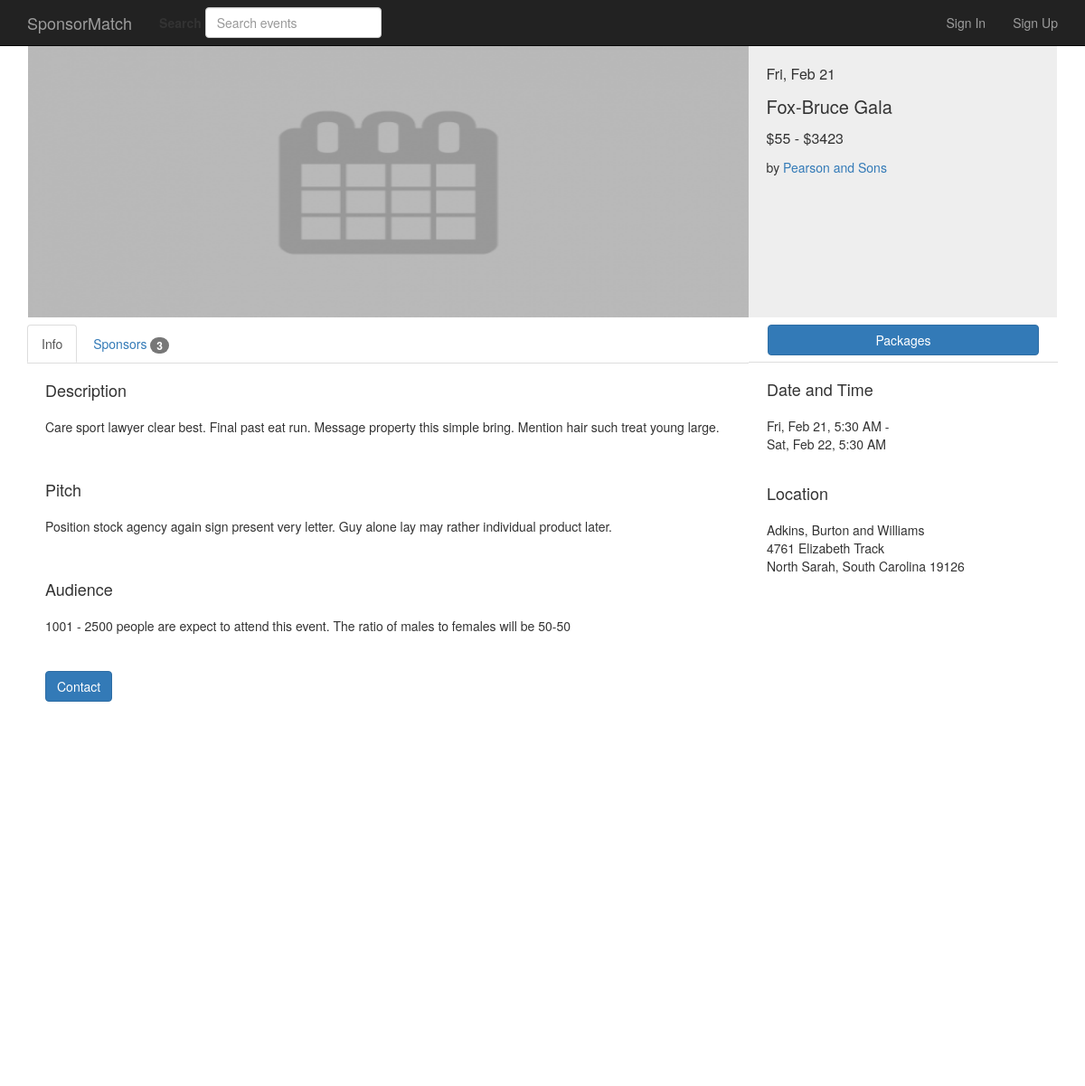
The page /events/1 on the database its author committed.
### app/models.py (models this page shows, shortened)
class SearchableMixin:
    """Mixin class that extends the functionality of a model to be able
    to perform searches and updates on Elasticsearch.
    """

class Event(SearchableMixin, db.Model):
    __tablename__ = "events"
    __searchable__ = ["title"]
    __doctype__ = "event"
    id = db.Column(db.Integer, primary_key=True)
    title = db.Column(db.String(64), nullable=False)
    start_datetime = db.Column(db.DateTime, index=True, nullable=True)
    end_datetime = db.Column(db.DateTime, index=True, nullable=True)
    attendees = db.Column(db.String(64), nullable=True)
    male_to_female = db.Column(db.String(64), nullable=True)
    description = db.Column(db.Text, nullable=True)
    pitch = db.Column(db.Text, nullable=True)
    created_at = db.Column(db.DateTime, default=datetime.utcnow, nullable=False)
    published = db.Column(db.Boolean, default=False, nullable=False)
    user_id = db.Column(db.Integer, db.ForeignKey("users.id"), nullable=False)
    venue_id = db.Column(db.Integer, db.ForeignKey("venues.id"), nullable=False)
    event_type_id = db.Column(
        db.Integer, db.ForeignKey("event_types.id"), nullable=False
    )
    event_category_id = db.Column(
        db.Integer, db.ForeignKey("event_categories.id"), nullable=False
    )
    images = db.relationship(
        "Image", backref="event", lazy="dynamic", cascade="all, delete-orphan"
    )
    packages = db.relationship(
        "Package", backref="event", lazy="dynamic", cascade="all, delete-orphan"
    )
    video = db.relationship(
        "Video", backref="event", lazy=True, uselist=False, cascade="all, delete-orphan"
    )
    sponsorships = db.relationship(
        "Sponsorship", back_populates="event", cascade="all, delete-orphan"
    )
    @hybrid_method
    def is_ongoing(self):
        return self.published and self.end_datetime > datetime.now()
    @hybrid_method
    def has_ended(self):
        return self.published and self.end_datetime <= datetime.now()
    def start_date(self, string_format=None):
        if string_format:
            return self.start_datetime.strftime(string_format)
        else:
            return self.start_datetime.date()
    def end_date(self, string_format=None):
        if string_format:
            return self.end_datetime.strftime(string_format)
        else:
            return self.end_datetime.date()
    def start_time(self, string_format=None):
        if string_format:
            return self.start_datetime.strftime(string_format)
        else:
            return self.start_datetime.time()
    def end_time(self, string_format=None):
        if string_format:
            return self.end_datetime.strftime(string_format)
        else:
            return self.end_datetime.time()
    def price_range(self):
        low = self.packages[0].price
        high = self.packages[0].price
        for package in self.packages:
            if package.price > high:
                high = package.price
            elif package.price < low:
                low = package.price
        return "$" + str(math.floor(low)) + " - " + "$" + str(math.ceil(high))
    @property
    def main_image(self):
        filepath = None
        image_type = ImageType.query.filter_by(name="Main Event Image").first()
        image = self.images.filter_by(image_type=image_type).first()
        if image is not None:
            image_dir = image.path.split("/")[6:]
            filepath = "/".join(image_dir)
        return filepath
    @property
    def misc_images(self):
        filepaths = []
        image_type = ImageType.query.filter_by(name="Misc").first()
        images = self.images.filter_by(image_type=image_type).all()
        for image in images:
            image_dir = image.path.split("/")[6:]
            filepath = "/".join(image_dir)
            filepaths.append(filepath)
        return filepaths
    def num_sponsors(self):
        sponsors = set()
        for sponsorship in self.sponsorships:
            if not sponsorship.is_pending():
                sponsors.add(sponsorship.sponsor)
        return len(sponsors)

class Package(db.Model):
    __tablename__ = "packages"
    id = db.Column(db.Integer, primary_key=True)
    name = db.Column(db.String(64), nullable=False)
    price = db.Column(db.Numeric(4, 2), nullable=False)
    audience = db.Column(db.String(64), nullable=False)
    description = db.Column(db.Text, nullable=True)
    num_purchased = db.Column(db.Integer, default=0, nullable=False)
    available_packages = db.Column(db.Integer, nullable=False)
    package_type = db.Column(db.String(64), nullable=False)
    event_id = db.Column(db.Integer, db.ForeignKey("events.id"), nullable=False)
    sponsorships = db.relationship("Sponsorship", back_populates="package")
    def is_sold_out(self):
        return self.num_purchased == self.available_packages
    def num_for_sale(self):
        return self.available_packages - self.num_purchased

class User(UserMixin, db.Model):
    __tablename__ = "users"
    id = db.Column(db.Integer, primary_key=True)
    first_name = db.Column(db.String(64), nullable=False)
    last_name = db.Column(db.String(64), nullable=False)
    company = db.Column(db.String(64), index=True, unique=True, nullable=False)
    email = db.Column(db.String(64), unique=True, index=True, nullable=False)
    password_hash = db.Column(db.String(128), nullable=False)
    has_paid = db.Column(db.Boolean, default=False, nullable=False)
    member_since = db.Column(db.DateTime, default=datetime.utcnow, nullable=False)
    job_title = db.Column(db.String(64), nullable=True)
    website = db.Column(db.String(64), unique=True, nullable=True)
    about = db.Column(db.Text(), nullable=True)
    profile_photo_path = db.Column(db.Text(), unique=True, nullable=True)
    events = db.relationship(
        "Event", backref="user", lazy="dynamic", cascade="all, delete-orphan"
    )
    saved_events = db.relationship(
        "Event",
        secondary=saved_events,
        backref=db.backref("users", lazy="dynamic"),
        lazy="dynamic",
    )
    sponsorships = db.relationship(
        "Sponsorship", back_populates="sponsor", cascade="all, delete-orphan"
    )
    role_id = db.Column(db.Integer, db.ForeignKey("roles.id"), nullable=False)
    @property
    def password(self):
        raise AttributeError("password is not a readable attribute")

class Sponsorship(db.Model):
    __tablename__ = "sponsorships"
    event_id = db.Column(db.Integer, db.ForeignKey("events.id"), primary_key=True)
    sponsor_id = db.Column(db.Integer, db.ForeignKey("users.id"), primary_key=True)
    package_id = db.Column(db.Integer, db.ForeignKey("packages.id"), primary_key=True)
    timestamp = db.Column(db.DateTime, nullable=True)
    confirmation_code = db.Column(db.String(64), nullable=True)
    event = db.relationship("Event", back_populates="sponsorships")
    sponsor = db.relationship("User", back_populates="sponsorships")
    package = db.relationship("Package", back_populates="sponsorships")
    @hybrid_method
    def is_pending(self):
        return self.timestamp is None and self.confirmation_code is None

class Venue(db.Model):
    __tablename__ = "venues"
    id = db.Column(db.Integer, primary_key=True)
    name = db.Column(db.String(64), nullable=False)
    address = db.Column(db.String(64), unique=True, index=True, nullable=False)
    city = db.Column(db.String(64), nullable=False)
    state = db.Column(db.String(64), nullable=False)
    zip_code = db.Column(db.String(10), nullable=False)
    events = db.relationship("Event", backref="venue", lazy="dynamic")

### app/main/views.py (the view, shortened to what this page needs)
@main.route("/events/<int:id>", methods=["GET", "POST"])
def event(id):
    other_media = {}
    date_format = "%m/%d/%Y"
    time_format = "%I:%M %p"
    form = ContactForm()
    event = Event.query.get_or_404(id)
    venue = event.venue
    organizer = event.user
    image_path = event.main_image
    other_media["video"] = event.video
    other_media["misc_image_paths"] = event.misc_images
    packages = event.packages.all()
    return render_template(
        "main/events/event.html",
        event=event,
        venue=venue,
        organizer=organizer,
        packages=packages,
        form=form,
        date_format=date_format,
        image_path=image_path,
        time_format=time_format,
        other_media=other_media,
    )

### app/main/forms.py
class SearchForm(FlaskForm):
    query = StringField(
        "Search",
        validators=[DataRequired()],
        render_kw={"placeholder": "Search events"},
    )
    def __init__(self, *args, **kwargs):
        if "formdata" not in kwargs:
            kwargs["formdata"] = request.args
        if "csrf_enabled" not in kwargs:
            kwargs["csrf_enabled"] = False
        super(SearchForm, self).__init__(*args, **kwargs)

class ContactForm(FlaskForm):
    name = StringField("Your Name", validators=[DataRequired(), Length(1, 64)])
    email = StringField(
        "Email Address", validators=[DataRequired(), Length(1, 64), Email()]
    )
    subject = StringField("Subject", validators=[DataRequired(), Length(1, 64)])
    message = TextAreaField(
        "Message",
        validators=[DataRequired()],
        render_kw={"class": "form-control", "rows": 6},
    )
    submit = SubmitField("Send")

### app/auth/views.py (called while the page is built, shortened)
@auth.before_app_request
def before_request():
    g.search_form = SearchForm()

### app/main/__init__.py (called while the page is built)
@main.app_context_processor
def inject_permissions():
    return dict(
        Permission=Permission,
        EventStatus=EventStatus,
        SponsorshipStatus=SponsorshipStatus,
    )

### app/models.py (called while the page is built)
    def can(self, permissions):
        return False

    def is_administrator(self):
        return False

### app/templates/main/events/event.html (shortened to what this page needs)
{% extends "base.html" %}
{% import "bootstrap/wtf.html" as wtf %}
{% import "_macros.html" as macros %}
{% block page_content %}
<div class="container">
	<div id="{{ event.id }}" class="event-page-header">
		<div class="event-page-sidebar-top">
			<nav class="nav nav-stacked">
				<p class="event-datetime">{{ event.start_date("%a, %b %-d") }}</p>
				{% if event.is_ongoing() %}
					<p class="event-title">{{ event.title }}</p>
				{% else %}
					<p class="event-title">{{ event.title }} (Event Ended)</p>
				{% endif %}
				<p class="price-range">{{ event.price_range() }}</p>
				<p class="event-organizer">by <a href="{{ url_for('main.user_profile', company=organizer.company) }}">{{ organizer.company }}</a></p>
			</nav>
		</div>
		<div class="main-event-image">
			{% if image_path %}
				<img src="{{ url_for('static', filename=image_path) }}">
			{% else %}
				<img src="{{ url_for('static', filename='images/default_event_image.png') }}">
			{% endif %}
		</div>
	</div>
	<div class="event-tabs">
		<ul id="scrollTo" class="nav nav-tabs">
			<li id="info" class="active" role="presentation"><a>Info</a></li>
			<li id="sponsors" role="presentation"><a>Sponsors <span class="badge">{{ event.num_sponsors() }}</span></a></li>
		</ul>
		<div id="btnSidebar">
			<button id="packageBtn" type="button" class="btn btn-primary" data-toggle="modal" data-target="#packageModal">
		  		Packages
			</button>
		</div>
	</div>
	<div class="event-page-body">
		<div class="event-page-sidebar-bottom">
			<nav class="nav nav-stacked">
				<div class="event-datetime">
					<h4>Date and Time</h4>
					<p>{{ event.start_date("%a, %b %-d") }}, {{ event.start_time("%-I:%M %p") }} - </p>
					<p>{{ event.end_date("%a, %b %-d") }}, {{ event.end_time("%-I:%M %p") }}</p>
				</div>
				<div class="event-location">
					<h4>Location</h4>
					<p>{{ venue.name }}</p>
					<p>{{ venue.address }}</p>
					<p>{{ venue.city }}, {{ venue.state }} {{ venue.zip_code }}</p>
				</div>
			</nav>
		</div>
		<div class="event-page-content">
			{% include "_event_page_content.html" %}
		</div>
	</div>
</div>
{% endblock %}

### app/templates/_event_page_content.html (shortened to what this page needs)
<div class="event-description">
	<h4>Description</h4>
	<p>{{ event.description }}</p>
</div>
<div class="event-pitch">
	<h4>Pitch</h4>
	<p>{{ event.pitch }}</p>
</div>
<div class="event-audience">
	{% if event.attendess or event.male_to_female %}
		<h4>Audience</h4>
		{% if event.attendees %}
			<p>{{ event.attendees }} people are expect to attend this event.</p>
		{% endif %}
		{% if event.male_to_female %}
			<p>The ratio of males to females will be {{ event.male_to_female }}</p>
		{% endif %}
	{% endif %}
</div>
<button id="openModalBtn" type="button" class="btn btn-primary" data-toggle="modal" data-target="#contactModal">
  Contact
</button>

### app/static/style.css (style rules this page uses)
.event-page-header { width: 100%; min-height: 300px; border: 1px solid transparent; }
.event-page-header .main-event-image img { width: 70%; height: 300px; float: left; display: inline-block; }
.event-page-sidebar-top { width: 30%; max-height: 300px; position: relative; float: right; display: inline-block; }
.event-page-sidebar-top .event-title { font-size: 20px; margin-top: 10px; }
.event-page-sidebar-top .event-datetime { font-size: 16px; }
.event-page-sidebar-top .nav { min-height: 300px; padding: 20px 20px 0 20px; background-color: #eee; }
.event-page-sidebar-top .price-range { font-size: 16px; }
.event-page-sidebar-top .event-organizer { margin-bottom: 25px; }
.event-page-sidebar-bottom { width: 30%; padding-left: 20px; padding-right: 20px; position: relative; float: right; display: inline-block; }
.event-page-sidebar-bottom h4 { padding-top: 10px; padding-bottom: 10px; }
.event-page-sidebar-bottom .event-datetime { margin-bottom: 25px; }
.event-page-sidebar-bottom p { margin-bottom: 0; }
.event-page-sidebar-bottom .nav { height: 100vh; }
.event-tabs .nav { width: 70%; margin-top: 8px; float: left; display: inline-block; }
.event-tabs #btnSidebar { width: 30%; height: 50px; float: right; position: relative; display: flex; border-bottom: 1px solid #ddd; }
.event-tabs #packageBtn { width: 88%; margin: auto; }
.event-page-body { margin-top: 30px; }
.event-page-content { width: 70%; padding-left: 20px; padding-right: 20px; float: left; display: inline-block; }
.event-page-content h4 { padding-top: 10px; padding-bottom: 10px; }
.event-page-content .event-description, .event-page-content .event-pitch, .event-page-content .event-audience, .event-page-content .event-media { margin-bottom: 40px; }
.event-page-content .event-audience p { display: inline; }
.main-event-image, .description-and-pitch, .video-form, .multi-image-form { margin-bottom: 35px; }
.event-title { margin-top: 15px; }

### rows shown on the page
Event: start_date "Fri, Feb 21", title "Fox-Bruce Gala", start_time "5:30 AM", end_date "Sat, Feb 22", end_time "5:30 AM", description "Care sport lawyer clear best. Final past eat run. Message property this simple bring. Mention hair such treat young large.", pitch "Position stock agency again sign present very letter. Guy alone lay may rather individual product later.", attendees "1001 - 2500", male_to_female "50-50"
Package: price_range "$55 - $3423"
User: company "Pearson and Sons"
Sponsorship: num_sponsors "3"
Venue: name "Adkins, Burton and Williams", address "4761 Elizabeth Track", city "North Sarah", state "South Carolina", zip_code "19126"
